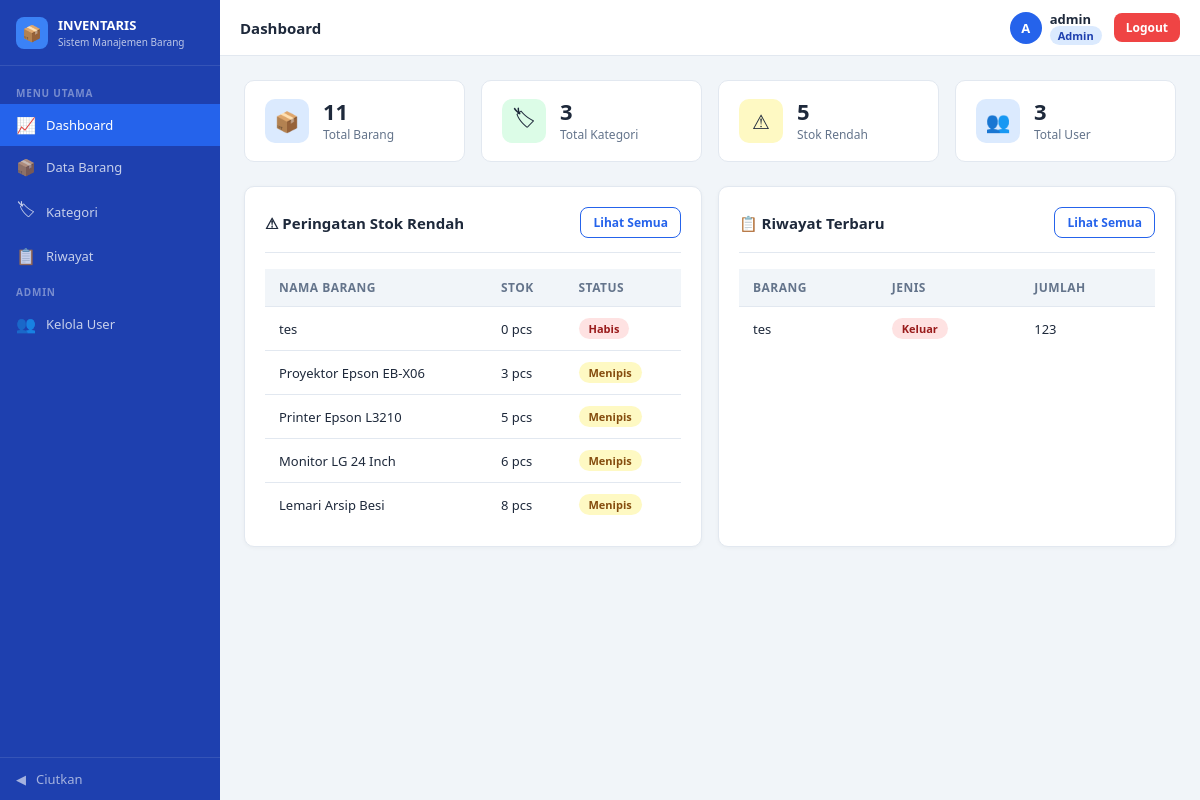
Page /admin/dashboard.php (signed in) on the committed database.
### tables this page shows
CREATE TABLE `barang` (
  `id_barang` int(11) NOT NULL,
  `kode_barang` varchar(50) NOT NULL,
  `nama_barang` varchar(100) NOT NULL,
  `stok` int(11) NOT NULL,
  `satuan` varchar(50) NOT NULL DEFAULT 'pcs',
  `kondisi` enum('Baik','Rusak') NOT NULL,
  `lokasi` varchar(100) NOT NULL,
  `keterangan` text DEFAULT NULL,
  `tanggal_masuk` date NOT NULL,
  `id_kategori` int(11) NOT NULL,
  `id_user` int(11) NOT NULL,
  `created_at` timestamp NOT NULL DEFAULT current_timestamp(),
  `updated_at` timestamp NOT NULL DEFAULT current_timestamp()
);

CREATE TABLE `riwayat` (
  `id_riwayat` int(11) NOT NULL,
  `id_barang` int(11) NOT NULL,
  `id_user` int(11) NOT NULL,
  `jenis` enum('masuk','keluar') NOT NULL,
  `jumlah` int(11) NOT NULL,
  `keterangan` text DEFAULT NULL,
  `tanggal` timestamp NOT NULL DEFAULT current_timestamp()
);

### admin/dashboard.php (the view, shortened to what this page needs)
<?php
require_once "../config/db.php";
$q_barang = "SELECT COUNT(*) AS total_barang FROM barang";
$total_barang = $conn
    ->query($q_barang)
    ->fetch_assoc()['total_barang'];
$q_kategori = "SELECT COUNT(*) AS total_kategori FROM kategori";
$total_kategori = $conn
    ->query($q_kategori)
    ->fetch_assoc()['total_kategori'];
$q_user = "SELECT COUNT(*) AS total_user FROM users";
$total_user = $conn
    ->query($q_user)
    ->fetch_assoc()['total_user'];
$q_low = "SELECT COUNT(*) AS total_low FROM barang WHERE stok < 10";
$total_low = $conn
    ->query($q_low)
    ->fetch_assoc()['total_low'];
$q_low_items = "SELECT * FROM barang WHERE stok < 10 ORDER BY stok ASC";
$low_items = $conn->query($q_low_items);
$q_riwayat = "SELECT riwayat.*, barang.nama_barang FROM riwayat JOIN barang ON riwayat.id_barang = barang.id_barang ORDER BY tanggal DESC LIMIT 10";
$riwayat_terbaru = $conn->query($q_riwayat);
?>
<!DOCTYPE html>
<html lang="id">
<head>
    <link rel="stylesheet" href="assets/style.css">
</head>
<body>
<div class="sidebar" id="sidebar">
    <div class="sidebar-brand">
        <div class="brand-icon">&#128230;</div>
        <div class="brand-text">
            INVENTARIS
            <span>Sistem Manajemen Barang</span>
        </div>
    </div>
    <nav class="sidebar-nav">
        <div class="nav-section-title">Menu Utama</div>
        <a href="dashboard.php" class="nav-item active">
            <span class="nav-icon">&#128200;</span>
            <span class="nav-label">Dashboard</span>
        </a>
        <a href="barang.php" class="nav-item">
            <span class="nav-icon">&#128230;</span>
            <span class="nav-label">Data Barang</span>
        </a>
        <a href="kategori.php" class="nav-item">
            <span class="nav-icon">&#127991;</span>
            <span class="nav-label">Kategori</span>
        </a>
        <a href="riwayat.php" class="nav-item">
            <span class="nav-icon">&#128203;</span>
            <span class="nav-label">Riwayat</span>
        </a>
        <div class="nav-section-title">Admin</div>
        <a href="user.php" class="nav-item">
            <span class="nav-icon">&#128101;</span>
            <span class="nav-label">Kelola User</span>
        </a>
    </nav>
    <div class="sidebar-toggle" onclick="toggleSidebar()">
        <span class="nav-icon" id="toggleIcon">&#9664;</span>
        <span class="nav-label">Ciutkan</span>
    </div>
</div>
<div class="header" id="mainHeader">
    <div class="header-title">Dashboard</div>
    <div class="header-right">
        <div class="user-info">
            <div class="user-avatar"><?php echo strtoupper(substr($_SESSION['user'], 0, 1)); ?></div>
            <div class="user-detail">
                <div class="user-name"><?php echo $_SESSION['user']; ?></div>
                <div class="user-role">
                    <span class="badge-role <?php echo $_SESSION['role']; ?>"><?php echo ucfirst($_SESSION['role']); ?></span>
                </div>
            </div>
        </div>
        <a href="../login/logout.php" class="btn btn-danger btn-sm">Logout</a>
    </div>
</div>
<div class="main-content" id="mainContent">
    <div class="stats-grid">
        <div class="stat-card">
            <div class="stat-icon blue">&#128230;</div>
            <div class="stat-info">
                <div class="stat-value"><?php echo $total_barang; ?></div>
                <div class="stat-label">Total Barang</div>
            </div>
        </div>
        <div class="stat-card">
            <div class="stat-icon green">&#127991;</div>
            <div class="stat-info">
                <div class="stat-value"><?php echo $total_kategori; ?></div>
                <div class="stat-label">Total Kategori</div>
            </div>
        </div>
        <div class="stat-card">
            <div class="stat-icon yellow">&#9888;</div>
            <div class="stat-info">
                <div class="stat-value"><?php echo $total_low; ?></div>
                <div class="stat-label">Stok Rendah</div>
            </div>
        </div>
        <div class="stat-card">
            <div class="stat-icon blue">&#128101;</div>
            <div class="stat-info">
                <div class="stat-value"><?php echo $total_user; ?></div>
                <div class="stat-label">Total User</div>
            </div>
        </div>
    </div>
    <div class="grid-2">
        <div class="card">
            <div class="card-header">
                <h3>&#9888; Peringatan Stok Rendah</h3>
                <a href="baranguser.php" class="btn btn-outline btn-sm">Lihat Semua</a>
            </div>
            <div class="table-wrapper">
                <table>
                    <thead>
                        <tr>
                            <th>Nama Barang</th>
                            <th>Stok</th>
                            <th>Status</th>
                        </tr>
                    </thead>
                    <tbody>
                    <?php
                    if ($low_items->num_rows > 0){
                        while ($barang = $low_items->fetch_assoc()){
                            if ($barang['stok'] == 0){
                                $badge = "danger";
                                $status = "Habis";
                            }else{
                                $badge = "warning";
                                $status = "Menipis";
                            }
                    ?>
                        <tr>
                            <td>
                                <?php echo $barang['nama_barang']; ?>
                            </td>
                            <td>
                                <?php echo $barang['stok']; ?>
                                <?php echo $barang['satuan']; ?>
                            </td>
                            <td>
                                <span class="badge badge-<?php echo $badge; ?>">
                                    <?php echo $status; ?>
                                </span>
                            </td>
                        </tr>
                    <?php
                        }
                    }
                    ?>
                    </tbody>
                </table>
            </div>
        </div>
        <div class="card">
            <div class="card-header">
                <h3>&#128203; Riwayat Terbaru</h3>
                <a href="riwayatuser.php" class="btn btn-outline btn-sm">Lihat Semua</a>
            </div>
            <div class="table-wrapper">
                <table>
                    <thead>
                        <tr>
                            <th>Barang</th>
                            <th>Jenis</th>
                            <th>Jumlah</th>
                        </tr>
                    </thead>
                    <tbody>
                        <?php
                        if ($riwayat_terbaru->num_rows > 0){
                            while ($row = $riwayat_terbaru->fetch_assoc()){
                        ?>
                        <tr>
                            <td>
                                <?php echo $row['nama_barang']; ?>
                            </td>
                            <td>
                                <?php
                                if ($row['jenis'] == 'masuk'){
                                ?>
                                    <span class="badge badge-success">
                                        Masuk
                                    </span>
                                <?php
                                }else{
                                ?>
                                    <span class="badge badge-danger">
                                        Keluar
                                    </span>
                                <?php
                                }
                                ?>
                            </td>
                            <td>
                                <?php echo $row['jumlah']; ?>
                            </td>
                        </tr>
                        <?php
                            }
                        }
                        ?>
                    </tbody>
                </table>
            </div>
        </div>
    </div>
</div>
</body>
</html>

### rows in the picture
barang: nama_barang "tes", stok "0", satuan "pcs", stok "Habis"
barang: nama_barang "Proyektor Epson EB-X06", stok "3", satuan "pcs", stok "Menipis"
barang: nama_barang "Printer Epson L3210", stok "5", satuan "pcs", stok "Menipis"
barang: nama_barang "Monitor LG 24 Inch", stok "6", satuan "pcs", stok "Menipis"
barang: nama_barang "Lemari Arsip Besi", stok "8", satuan "pcs", stok "Menipis"
riwayat: id_barang.nama_barang "tes", jenis "Keluar", jumlah "123"

### other values in the picture
substr($_SESSION['user'], 0, 1) "A"
$_SESSION['user'] "admin"
$_SESSION['role'] "Admin"
$total_barang "11"
$total_kategori "3"
$total_low "5"
$total_user "3"
